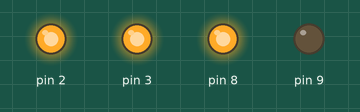
Recording of a sketch running on a simulated Arduino Uno, built with avr-gcc and run on an emulated ATmega328P. On the bench: output pins drawn as LEDs (lit = HIGH).

Above: at 0.02 s.
At 0.72 s:
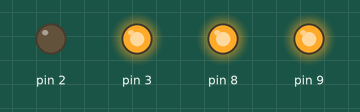
At 1.47 s:
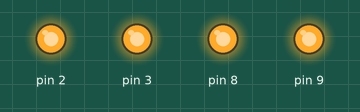
At 2.22 s:
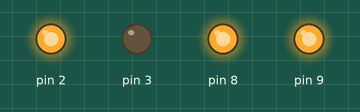
At 2.92 s:
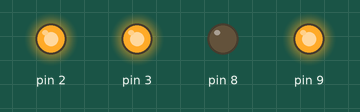
Timing chart, 0 to 3.2 s (numbered marks = the images above):
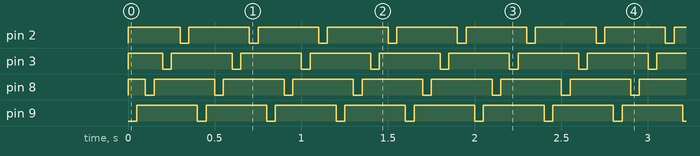

The sketch:

MCU__11_A.ino
```cpp
/*
INTRUKSI 1
a.  Membuat untai antarmuka mikrokontroler (Arduino) dengan 4 buah LED sedemikian
    LED menyala jika saluran output diberi logika 0.
b.  Membuat program untuk mengendalikan untai pada no 1,
    sehingga LED menyala bergantian dan berulang secara terus menerus
*/

/* Progrma Properties
  * Sketch uses 280 bytes (0%) of program storage space
  * Global variables use 0 bytes (0%) of dynamic memory
*/
#include <util/delay.h>
#define DELAY 50
void wait();

void wait(unsigned int ms) {
    for (unsigned int i = 0; i < ms; ++i) {
        _delay_ms(1);
    }
}
int main(){

    DDRD |= 0xC; /*PIN 2 & 3*/
    DDRB |= 0x03; /*PIN 8 & 9*/
    PORTD |= 0x0C;
    PORTB |= 0x03;

for (;;){
    PORTD |= 0x0C;
    PORTB |= 0x03;

	PORTB ^= 1 << 1;
    wait(DELAY);
	PORTB ^= 1 << 1;
    wait(DELAY);
    PORTB ^= 1 << 0;
    wait(DELAY);
    PORTB ^= 1 << 0;
    wait(DELAY);
    PORTD ^= 1 << 3;
    wait(DELAY);
    PORTD ^= 1 << 3;
    wait(DELAY);
    PORTD ^= 1 << 2;
    wait(DELAY);
    PORTD ^= 1 << 2;
    wait(DELAY);
}
}
```

Measured:
- by itself, pin 2, pin 9: alternates HIGH for 0.35 s and LOW for 0.05 s
- by itself, pin 3, pin 8: repeats every 0.40 s: LOW 0.05 s, HIGH 0.35 s
